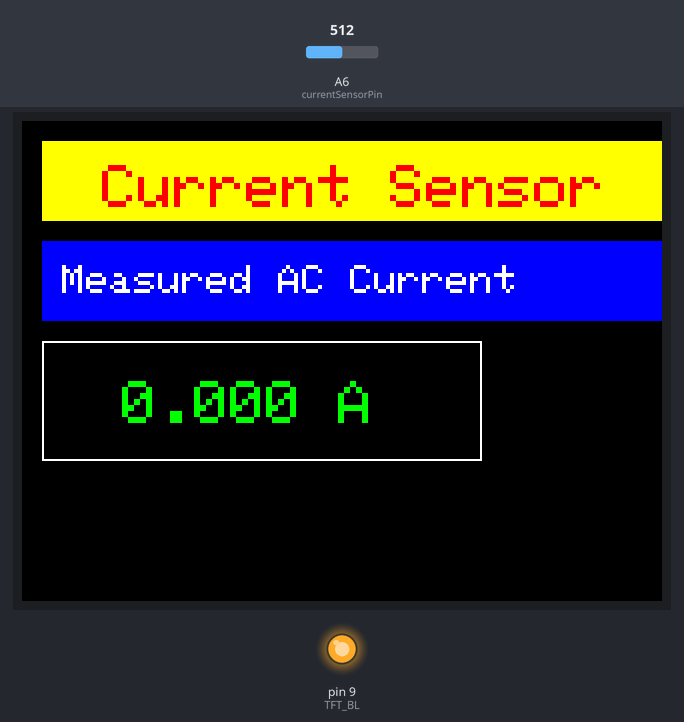
This sketch was run on a simulated Arduino Mega 2560, built with avr-gcc and run on an emulated ATmega2560. Shown: 320×240 colour display, output pins drawn as LEDs (lit = HIGH). Inputs (shaded band) come from the test bench; at power-on: A6 (currentSensorPin) = 512. What the sketch prints to the serial monitor is not drawn.

Above: at 2.6 s.
2.7 s: A6 (currentSensorPin) set to 716
At 4.2 s:
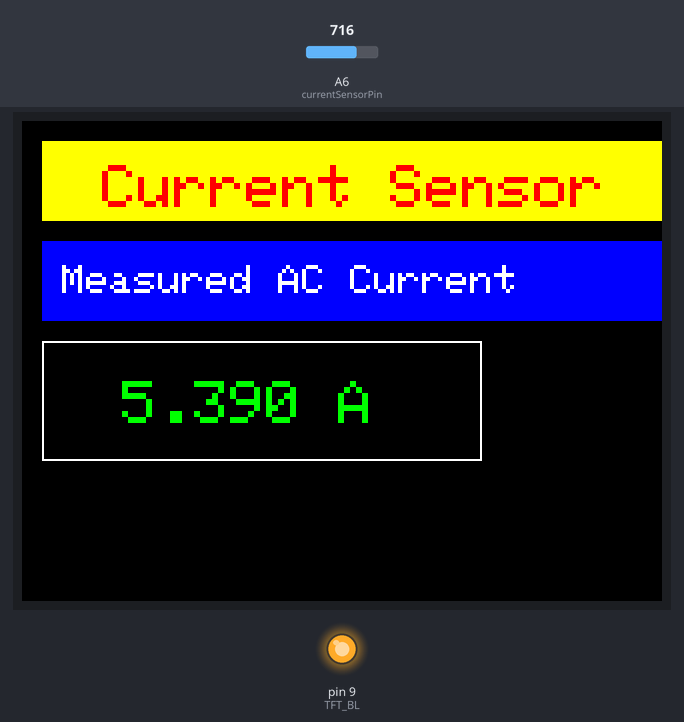
4.6 s: A6 (currentSensorPin) set to 900
At 6.7 s:
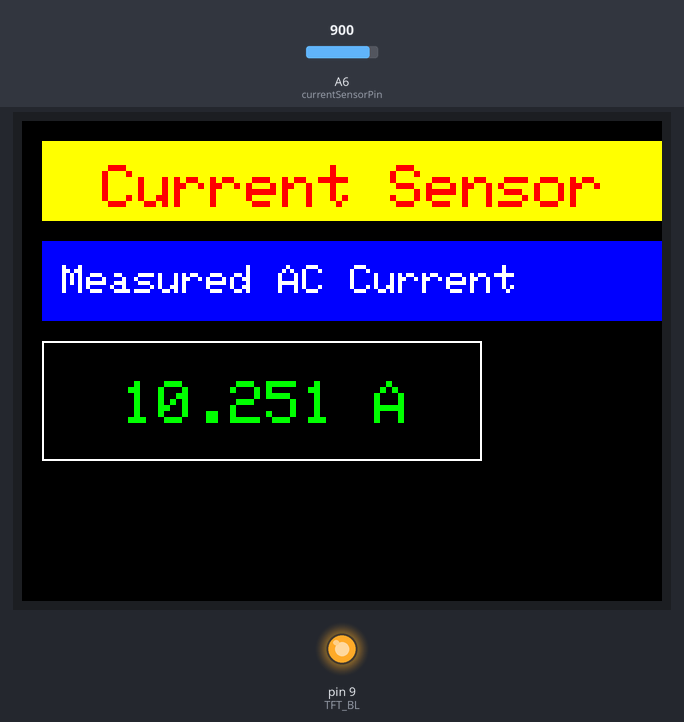
7.4 s: A6 (currentSensorPin) set to 1023
At 9.2 s:
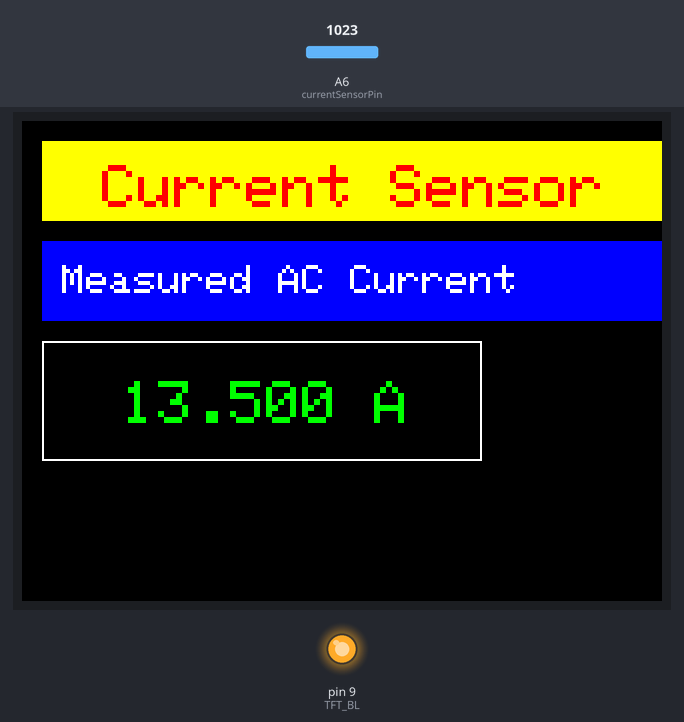
Timing chart, 0 to 10.7 s (numbered marks = the images above; inputs shaded):
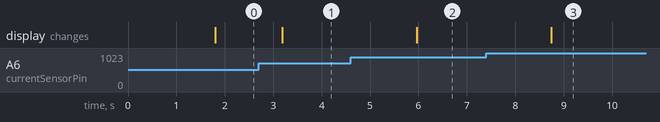

Measured:
- after the input at 2.7 s, the display: changes after 0.49 s (image 1)
- after the input at 4.6 s, the display: changes after 1.4 s (image 2)
- after the input at 7.4 s, the display: changes after 1.3 s (image 3)

The sketch:

Ardiuno_Current_Sensor_TFT.ino
```cpp
#include <SPI.h>
#include <Adafruit_GFX.h>
#include <Adafruit_ST7789.h>
#include <math.h>

#define TFT_CS   53
#define TFT_RST  8
#define TFT_DC   7
#define TFT_BL   9

Adafruit_ST7789 tft = Adafruit_ST7789(TFT_CS, TFT_DC, TFT_RST);

const int currentSensorPin = A6;
const float sensitivity = 0.185;
float vRef = 2.5;

void setup() {
  Serial.begin(9600);

  tft.init(240, 320);
  tft.setRotation(1);
  pinMode(TFT_BL, OUTPUT);
  digitalWrite(TFT_BL, HIGH);

  tft.fillScreen(ST77XX_BLACK);

  tft.fillRect(10, 10, 320, 40, ST77XX_YELLOW);
  tft.setTextColor(ST77XX_RED);
  tft.setTextSize(3);
  tft.setCursor(40, 22);
  tft.print("Current Sensor");

  tft.fillRect(10, 60, 320, 40, ST77XX_BLUE);
  tft.setTextColor(ST77XX_WHITE);
  tft.setTextSize(2);
  tft.setCursor(20, 72);
  tft.print("Measured AC Current");

  tft.drawRect(10, 110, 220, 60, ST77XX_WHITE);

  delay(1000);
  vRef = calibrateZeroCurrent(currentSensorPin);
}

void loop() {
  const int sampleCount = 1000;
  float voltage, total = 0;

  for (int i = 0; i < sampleCount; i++) {
    int adc = analogRead(currentSensorPin);
    voltage = (adc * 5.0) / 1023.0;
    float centered = voltage - vRef;
    total += centered * centered;
    delayMicroseconds(200);
  }

  float rms = sqrt(total / sampleCount);
  float current = rms / sensitivity;

  Serial.print("Measured AC Current: ");
  Serial.print(current, 3);
  Serial.println(" A");

  tft.fillRect(12, 112, 216, 56, ST77XX_BLACK);
  tft.setCursor(50, 130);
  tft.setTextColor(ST77XX_GREEN);
  tft.setTextSize(3);
  tft.print(current, 3);
  tft.print(" A");

  delay(1000);
}

float calibrateZeroCurrent(int pin) {
  long sum = 0;
  const int readings = 500;
  for (int i = 0; i < readings; i++) {
    sum += analogRead(pin);
    delayMicroseconds(200);
  }
  float avg = sum / (float)readings;
  float voltage = avg * (5.0 / 1023.0);
  return voltage;
}
```
